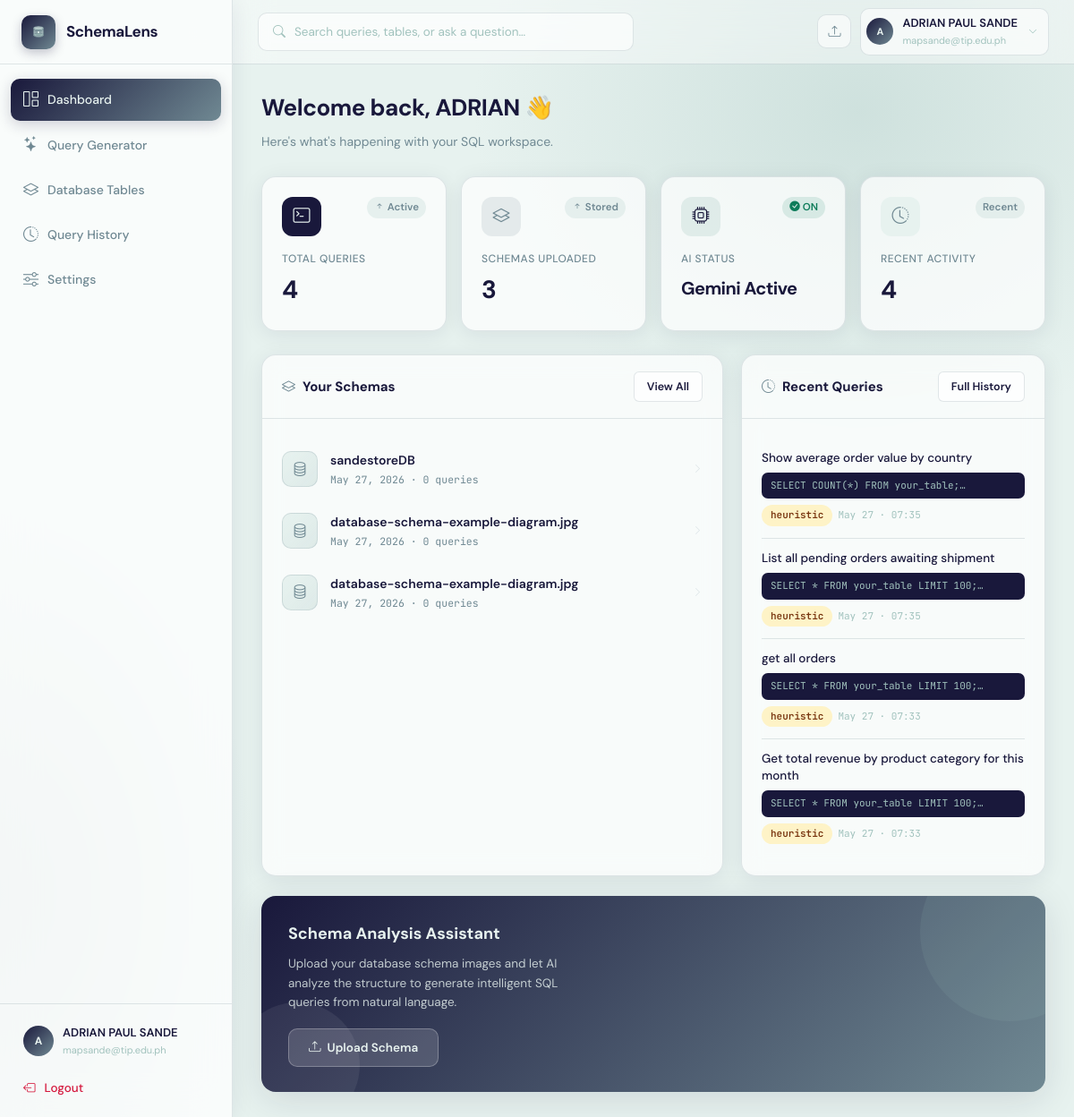
The page /dashboard (signed in) on the database as committed earlier.
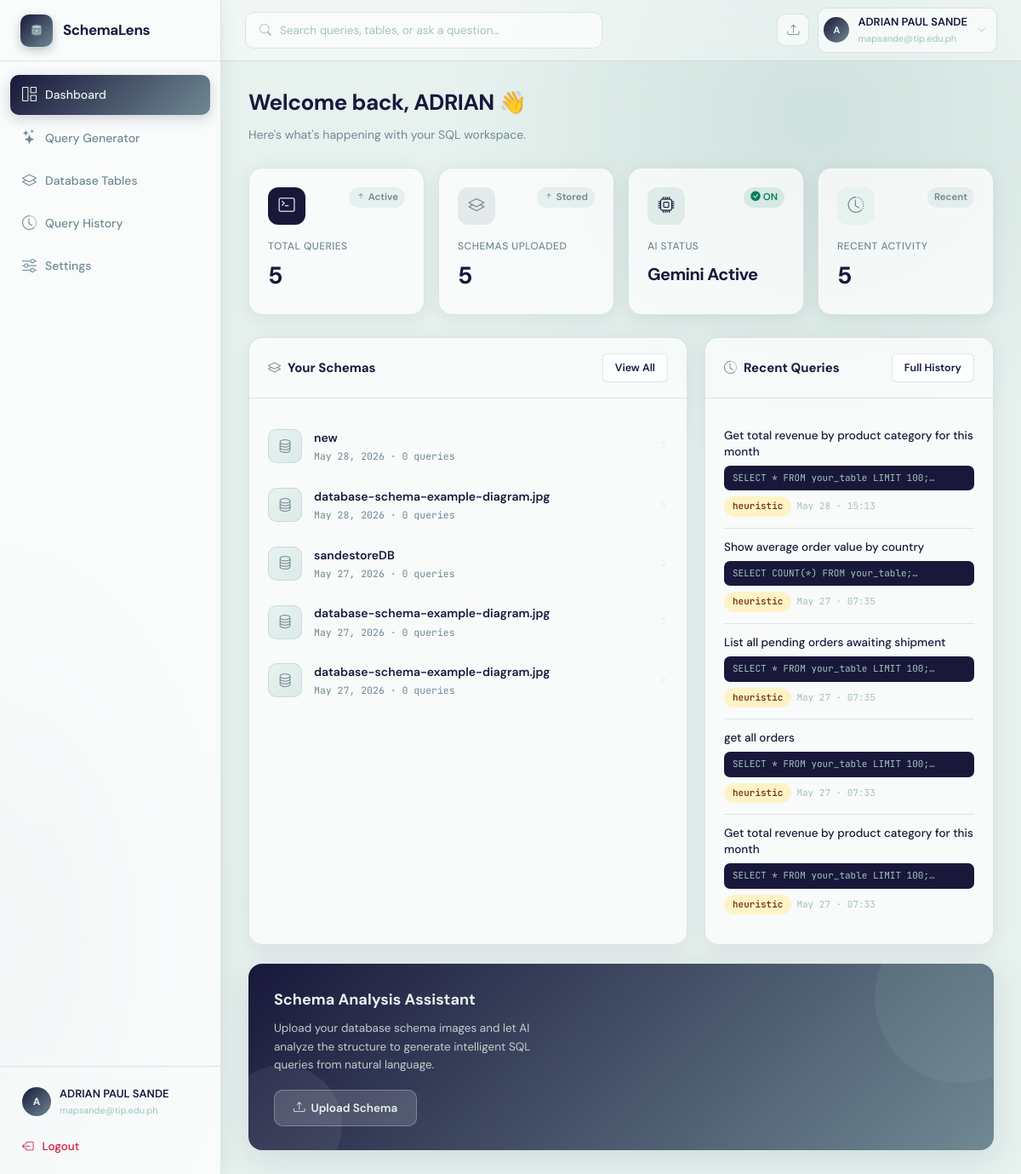
The same page on the database as committed later.
### app.py (models this page shows)
class User(UserMixin, db.Model):
    __tablename__ = "users"
    id           = db.Column(db.Integer, primary_key=True)
    name         = db.Column(db.String(120), nullable=False)
    email        = db.Column(db.String(200), unique=True, nullable=False)
    password     = db.Column(db.String(256), nullable=False)
    company      = db.Column(db.String(120), default="")
    role         = db.Column(db.String(80), default="")
    gemini_key   = db.Column(db.String(256), default="")
    created_at   = db.Column(db.DateTime, default=datetime.datetime.utcnow)
    schemas      = db.relationship("SchemaUpload", backref="owner", lazy=True,
                                   cascade="all, delete-orphan")
    queries      = db.relationship("QueryHistory", backref="owner", lazy=True,
                                   cascade="all, delete-orphan")

class SchemaUpload(db.Model):
    __tablename__ = "schema_uploads"
    id            = db.Column(db.Integer, primary_key=True)
    user_id       = db.Column(db.Integer, db.ForeignKey("users.id"), nullable=False)
    filename      = db.Column(db.String(256), nullable=False)
    original_name = db.Column(db.String(256), nullable=False)
    schema_name   = db.Column(db.String(120), default="")
    ocr_text      = db.Column(db.Text, default="")
    parsed_schema = db.Column(db.Text, default="")   # JSON
    confirmed_schema = db.Column(db.Text, default="")  # JSON — user-confirmed/edited version
    uploaded_at   = db.Column(db.DateTime, default=datetime.datetime.utcnow)
    queries       = db.relationship("QueryHistory", backref="schema", lazy=True,
                                    cascade="all, delete-orphan")

class QueryHistory(db.Model):
    __tablename__ = "query_history"
    id             = db.Column(db.Integer, primary_key=True)
    user_id        = db.Column(db.Integer, db.ForeignKey("users.id"), nullable=False)
    schema_id      = db.Column(db.Integer, db.ForeignKey("schema_uploads.id"), nullable=True)
    natural_query  = db.Column(db.Text, nullable=False)
    generated_sql  = db.Column(db.Text, default="")
    model_used     = db.Column(db.String(80), default="")
    sql_explanation = db.Column(db.Text, default="")     # Feature 2: plain-English explanation
    accuracy_score  = db.Column(db.Float, default=None)  # Feature 4: confidence score
    accuracy_notes  = db.Column(db.Text, default="")     # Feature 4: validation notes
    conversation_context = db.Column(db.Text, default="")  # Feature 3: JSON conversation history
    created_at     = db.Column(db.DateTime, default=datetime.datetime.utcnow)

### app.py (the view)
@app.route("/dashboard")
@login_required
def dashboard():
    schemas  = SchemaUpload.query.filter_by(user_id=current_user.id)\
                .order_by(SchemaUpload.uploaded_at.desc()).all()
    recent_q = QueryHistory.query.filter_by(user_id=current_user.id)\
                .order_by(QueryHistory.created_at.desc()).limit(5).all()
    total_q  = QueryHistory.query.filter_by(user_id=current_user.id).count()
    return render_template("dashboard.html",
                           schemas=schemas, recent_queries=recent_q,
                           total_queries=total_q)

### app.py (called while the page is built)
@login_manager.user_loader
def load_user(user_id):
    return db.session.get(User, int(user_id))

### templates/dashboard.html (shortened to what this page needs)
{% extends "base.html" %}
{% block content %}
<div class="dash-header fade-in">
  <h1>Welcome back, {{ current_user.name.split()[0] }} 👋</h1>
  <p>Here's what's happening with your SQL workspace.</p>
</div>
<div class="stats-grid fade-in fade-in-1">
  <div class="stat-card">
    <div class="stat-card-top">
      <div class="stat-card-icon dark"><i class="bi bi-terminal"></i></div>
      <span class="stat-change"><i class="bi bi-arrow-up-short"></i> Active</span>
    </div>
    <div class="stat-label">Total Queries</div>
    <div class="stat-value">{{ total_queries }}</div>
  </div>
  <div class="stat-card">
    <div class="stat-card-top">
      <div class="stat-card-icon mid"><i class="bi bi-layers"></i></div>
      <span class="stat-change"><i class="bi bi-arrow-up-short"></i> Stored</span>
    </div>
    <div class="stat-label">Schemas Uploaded</div>
    <div class="stat-value">{{ schemas|length }}</div>
  </div>
  <div class="stat-card">
    <div class="stat-card-top">
      <div class="stat-card-icon {% if current_user.gemini_key %}teal{% else %}light{% endif %}"><i class="bi bi-cpu"></i></div>
      <span class="stat-change" style="{% if current_user.gemini_key %}background:rgba(14,124,90,0.12);color:#0e7c5a;{% endif %}">
        {% if current_user.gemini_key %}<i class="bi bi-check-circle-fill"></i> ON{% else %}No Key{% endif %}
      </span>
    </div>
    <div class="stat-label">AI Status</div>
    <div class="stat-value" style="font-size:20px;padding-top:4px;">
      {% if current_user.gemini_key %}Gemini Active{% else %}No Key Set{% endif %}
    </div>
  </div>
  <div class="stat-card">
    <div class="stat-card-top">
      <div class="stat-card-icon light"><i class="bi bi-clock-history"></i></div>
      <span class="stat-change">Recent</span>
    </div>
    <div class="stat-label">Recent Activity</div>
    <div class="stat-value">{{ recent_queries|length }}</div>
  </div>
</div>
<div class="dash-grid">
  <div class="card fade-in fade-in-2">
    <div class="card-header">
      <div class="card-title"><i class="bi bi-layers" style="color:var(--primary-mid);margin-right:8px;"></i>Your Schemas</div>
      <a href="{{ url_for('schemas') }}" class="btn btn-outline btn-sm">View All</a>
    </div>
    <div class="card-body">
      {% if schemas %}
        {% for s in schemas[:5] %}
        <a href="{{ url_for('schema_detail', schema_id=s.id) }}" style="text-decoration:none;color:inherit;display:block;">
          <div class="schema-row">
            <div class="schema-thumb"><i class="bi bi-database" style="color:var(--primary-mid);"></i></div>
            <div class="flex-1">
              <div class="schema-row-name">{{ s.schema_name or s.original_name }}</div>
              <div class="schema-row-meta">{{ s.uploaded_at.strftime('%b %d, %Y') }} · {{ s.queries|length }} queries</div>
            </div>
            <i class="bi bi-chevron-right" style="color:var(--border);font-size:11px;"></i>
          </div>
        </a>
        {% endfor %}
      {% endif %}
    </div>
  </div>
  <div class="card fade-in fade-in-3">
    <div class="card-header">
      <div class="card-title"><i class="bi bi-clock-history" style="color:var(--primary-mid);margin-right:8px;"></i>Recent Queries</div>
      <a href="{{ url_for('history') }}" class="btn btn-outline btn-sm">Full History</a>
    </div>
    <div class="card-body">
      {% if recent_queries %}
        {% for q in recent_queries %}
        <div class="query-row">
          <div class="query-row-text">{{ q.natural_query[:80] }}{% if q.natural_query|length > 80 %}…{% endif %}</div>
          <div class="query-row-sql">{{ q.generated_sql[:80] }}…</div>
          <div style="margin-top:7px;display:flex;gap:6px;align-items:center;">
            <span class="badge {{ 'badge-dark' if q.model_used != 'heuristic' else 'badge-amber' }}">{{ q.model_used }}</span>
            <span style="font-size:11px;color:var(--text-xs);font-family:var(--mono);">{{ q.created_at.strftime('%b %d · %H:%M') }}</span>
          </div>
        </div>
        {% endfor %}
      {% else %}
        <div class="empty" style="padding:36px 0;">
          <i class="bi bi-terminal"></i>
          <h4>No queries yet</h4>
          <a href="{{ url_for('query_page') }}" class="btn btn-primary mt-3" style="display:inline-flex;">Generate SQL</a>
        </div>
      {% endif %}
    </div>
  </div>
</div>
<div class="ai-panel fade-in fade-in-4">
  <h3>Schema Analysis Assistant</h3>
  <p>Upload your database schema images and let AI analyze the structure to generate intelligent SQL queries from natural language.</p>
  <a href="{{ url_for('schemas') }}" class="ai-panel-btn"><i class="bi bi-upload"></i> Upload Schema</a>
</div>
{% endblock %}

### templates/base.html (shortened to what this page needs)
<!DOCTYPE html>
<html lang="en">
<head>
  <link href="https://cdn.jsdelivr.net/npm/bootstrap-icons@1.11.3/font/bootstrap-icons.css" rel="stylesheet">
  <link rel="stylesheet" href="https://cdnjs.cloudflare.com/ajax/libs/highlight.js/11.9.0/styles/github-dark.min.css">
</head>
<body>
{% if current_user.is_authenticated %}
<aside class="sidebar">
  <div class="sidebar-logo">
    <div class="logo-icon">
    </div>
    <span class="logo-text">SchemaLens</span>
  </div>
  <nav class="sidebar-nav">
    <a href="{{ url_for('dashboard') }}" class="nav-item {% if request.endpoint=='dashboard' %}active{% endif %}">
      <i class="bi bi-grid-1x2"></i> Dashboard
    </a>
    <a href="{{ url_for('query_page') }}" class="nav-item {% if request.endpoint=='query_page' %}active{% endif %}">
      <i class="bi bi-stars"></i> Query Generator
    </a>
    <a href="{{ url_for('schemas') }}" class="nav-item {% if request.endpoint in ['schemas','schema_detail'] %}active{% endif %}">
      <i class="bi bi-layers"></i> Database Tables
    </a>
    <a href="{{ url_for('history') }}" class="nav-item {% if request.endpoint=='history' %}active{% endif %}">
      <i class="bi bi-clock-history"></i> Query History
    </a>
    <a href="{{ url_for('settings') }}" class="nav-item {% if request.endpoint=='settings' %}active{% endif %}">
      <i class="bi bi-sliders"></i> Settings
    </a>
  </nav>
  <div class="sidebar-footer">
    <div class="user-row">
      <div class="user-avatar">{{ current_user.name[0].upper() }}</div>
      <div>
        <div class="user-name">{{ current_user.name }}</div>
        <div class="user-email">{{ current_user.email[:26] }}{% if current_user.email|length > 26 %}…{% endif %}</div>
      </div>
    </div>
    <a href="{{ url_for('logout') }}" class="logout-link">
      <i class="bi bi-box-arrow-left"></i> Logout
    </a>
  </div>
</aside>
<header class="topbar">
  <div class="search-box">
    <i class="bi bi-search"></i>
    <input type="text" placeholder="Search queries, tables, or ask a question…">
  </div>
  <div class="topbar-right">
    <a href="{{ url_for('schemas') }}" class="icon-btn" title="Upload Schema"><i class="bi bi-upload"></i></a>
    <div class="topbar-user">
      <div class="user-avatar" style="width:30px;height:30px;font-size:11px;">{{ current_user.name[0].upper() }}</div>
      <div>
        <div class="name">{{ current_user.name }}</div>
        <div class="email">{{ current_user.email[:22] }}{% if current_user.email|length>22 %}…{% endif %}</div>
      </div>
      <i class="bi bi-chevron-down" style="font-size:10px;color:var(--text-xs);margin-left:2px;"></i>
    </div>
  </div>
</header>
<div class="main">
  <div class="page">
    {% block content %}{% endblock %}
  </div>
</div>
{% else %}
{% block auth_content %}{% endblock %}
{% endif %}
</body>
</html>

### templates/dashboard.html (style rules this page uses)
.dash-header { margin-bottom: 28px; }
.dash-header h1 { font-size: 26px; font-weight: 700; letter-spacing: -.5px; margin-bottom: 5px; }
.dash-header p { font-size: 14px; color: var(--text-soft); }
.stats-grid { display: grid; grid-template-columns: repeat(4,1fr); gap: 16px; margin-bottom: 26px; }
.stat-card { background: var(--card-bg); backdrop-filter: blur(12px); border: 1px solid var(--border); border-radius: var(--radius); padding: 22px; box-shadow: var(--shadow); transition: transform .2s, box-shadow .2s; }
.stat-card-top { display: flex; align-items: flex-start; justify-content: space-between; margin-bottom: 16px; }
.stat-card-icon { width: 44px; height: 44px; border-radius: 12px; display: flex; align-items: center; justify-content: center; font-size: 19px; }
.stat-card-icon.dark { background: var(--primary); color: var(--primary-xlight); }
.stat-card-icon.mid { background: rgba(112,137,147,0.15); color: var(--primary-mid); }
.stat-card-icon.light { background: var(--primary-xlight); color: var(--primary-mid); }
.stat-card-icon.teal { background: rgba(161,194,189,0.25); color: var(--primary); }
.stat-change { display: inline-flex; align-items: center; gap: 3px; font-size: 11.5px; font-weight: 600; padding: 3px 8px; border-radius: 100px; background: rgba(161,194,189,0.2); color: var(--primary-mid); }
.stat-label { font-size: 12px; color: var(--text-soft); margin-bottom: 3px; font-weight: 500; text-transform: uppercase; letter-spacing: .04em; }
.stat-value { font-size: 28px; font-weight: 700; letter-spacing: -.6px; color: var(--text); }
.dash-grid { display: grid; grid-template-columns: 1fr 340px; gap: 20px; }
.schema-row { display: flex; align-items: center; gap: 14px; padding: 13px 0; border-bottom: 1px solid var(--border); transition: opacity .15s; }
.schema-row:last-child { border-bottom: none; }
.schema-thumb { width: 40px; height: 40px; border-radius: 10px; background: linear-gradient(135deg, var(--primary-xlight), rgba(161,194,189,0.3)); display: flex; align-items: center; justify-content: center; font-size: 17px; flex-shrink: 0; border: 1px solid var(--border); }
.schema-row-name { font-size: 14px; font-weight: 600; }
.schema-row-meta { font-size: 11.5px; color: var(--text-soft); margin-top: 2px; font-family: var(--mono); }
.query-row { padding: 13px 0; border-bottom: 1px solid var(--border); }
.query-row:last-child { border-bottom: none; }
.query-row-text { font-size: 13.5px; color: var(--text); margin-bottom: 6px; line-height: 1.4; font-weight: 500; }
.query-row-sql { font-family: var(--mono); font-size: 11px; color: var(--primary-light); background: var(--primary); border-radius: 7px; padding: 6px 10px; overflow: hidden; text-overflow: ellipsis; white-space: nowrap; }
.ai-panel { background: linear-gradient(135deg, var(--primary) 0%, var(--primary-mid) 100%); border-radius: var(--radius); padding: 28px 30px; color: var(--primary-xlight); margin-top: 22px; position: relative; overflow: hidden; box-shadow: var(--shadow-lg); }
.ai-panel::before { content: ''; position: absolute; top: -60px; right: -60px; width: 200px; height: 200px; border-radius: 50%; background: rgba(161,194,189,0.1); }
.ai-panel::after { content: ''; position: absolute; bottom: -40px; left: -30px; width: 140px; height: 140px; border-radius: 50%; background: rgba(231,242,239,0.07); }
.ai-panel h3 { font-size: 18px; font-weight: 700; margin-bottom: 8px; position: relative; }
.ai-panel p { font-size: 13.5px; opacity: .8; margin-bottom: 18px; max-width: 320px; line-height: 1.6; position: relative; }
.ai-panel-btn { background: rgba(255,255,255,0.15); color: var(--primary-xlight); border: 1.5px solid rgba(255,255,255,0.25); border-radius: var(--radius-sm); padding: 10px 22px; font-family: var(--font); font-size: 13.5px; font-weight: 600; text-decoration: none; display: inline-flex; align-items: center; gap: 7px; transition: all .2s; position: relative; }

Rows that differ between the two databases and show on the page:
added SchemaUpload: schema_name "new", uploaded_at "May 28, 2026", queries|length "0"
added SchemaUpload: schema_name "database-schema-example-diagram.jpg", uploaded_at "May 28, 2026", queries|length "0"
added QueryHistory: natural_query "Get total revenue by product category for this month", generated_sql "SELECT * FROM your_table LIMIT 100;", model_used "heuristic", created_at "May 28 · 15:13"
Other text that changed with them:
{{ total_queries }}: "4" → "5"
{{ schemas|length }}: "3" → "5"
{{ recent_queries|length }}: "4" → "5"
